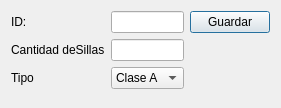
<?xml version="1.0" encoding="UTF-8"?>
<ui version="4.0">
 <class>DialogAddSala</class>
 <widget class="QDialog" name="DialogAddSala">
  <property name="geometry">
   <rect>
    <x>0</x>
    <y>0</y>
    <width>277</width>
    <height>108</height>
   </rect>
  </property>
  <property name="windowTitle">
   <string>Agregar Sala</string>
  </property>
  <layout class="QHBoxLayout" name="horizontalLayout">
   <item>
    <layout class="QFormLayout" name="formLayout">
     <item row="0" column="0">
      <widget class="QLabel" name="label">
       <property name="text">
        <string>ID: </string>
       </property>
      </widget>
     </item>
     <item row="0" column="1">
      <widget class="QLineEdit" name="lineEdit"/>
     </item>
     <item row="2" column="0">
      <widget class="QLabel" name="label_2">
       <property name="text">
        <string>Cantidad deSillas</string>
       </property>
      </widget>
     </item>
     <item row="2" column="1">
      <widget class="QLineEdit" name="lineEdit_2"/>
     </item>
     <item row="3" column="0">
      <widget class="QLabel" name="label_3">
       <property name="text">
        <string>Tipo</string>
       </property>
      </widget>
     </item>
     <item row="3" column="1">
      <widget class="QComboBox" name="comboBox">
       <item>
        <property name="text">
         <string>Clase A</string>
        </property>
       </item>
       <item>
        <property name="text">
         <string>Clase B</string>
        </property>
       </item>
      </widget>
     </item>
    </layout>
   </item>
   <item>
    <layout class="QVBoxLayout" name="verticalLayout">
     <item>
      <widget class="QPushButton" name="pushButtonGuardar">
       <property name="text">
        <string>Guardar</string>
       </property>
      </widget>
     </item>
     <item>
      <spacer name="verticalSpacer">
       <property name="orientation">
        <enum>Qt::Vertical</enum>
       </property>
       <property name="sizeHint" stdset="0">
        <size>
         <width>20</width>
         <height>40</height>
        </size>
       </property>
      </spacer>
     </item>
    </layout>
   </item>
  </layout>
 </widget>
 <resources/>
 <connections/>
</ui>
